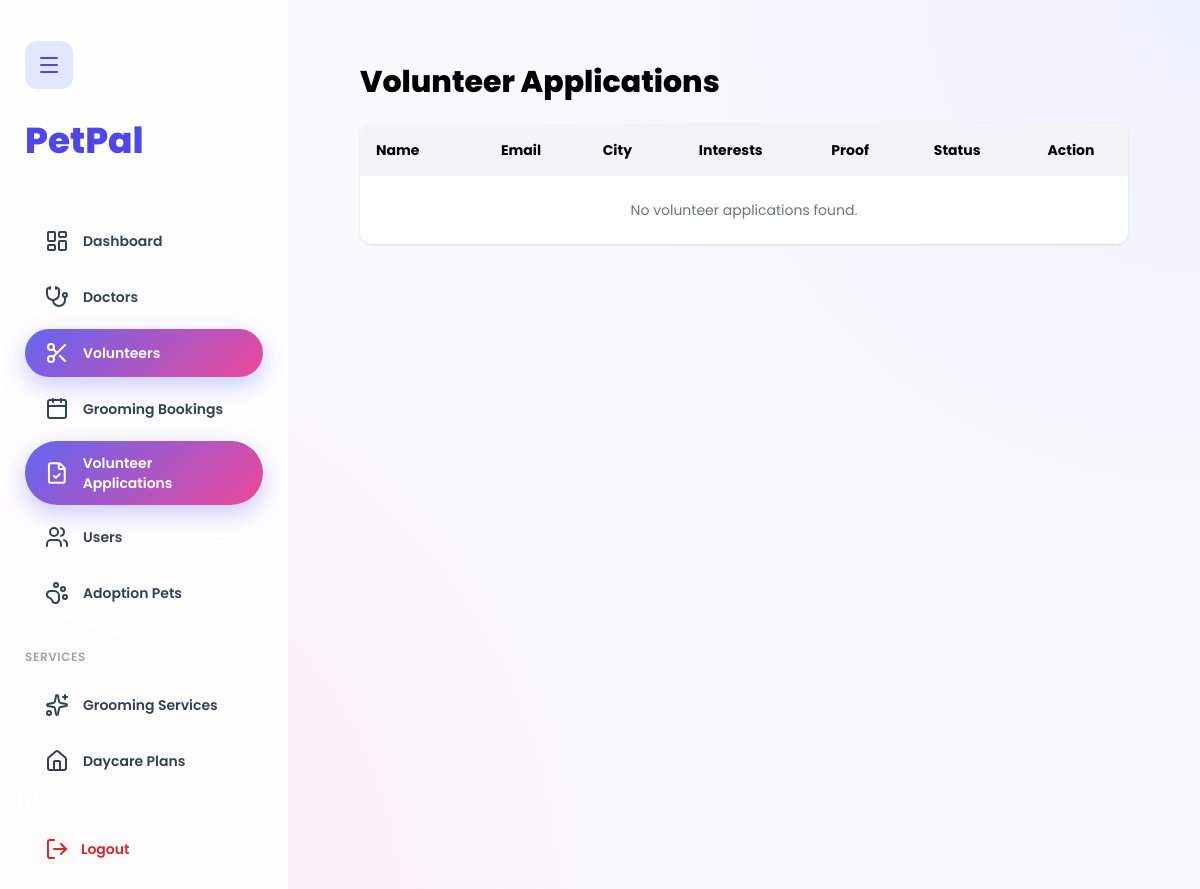
The page /petadmin/volunteer/applications/ (signed in) on the database as committed earlier.
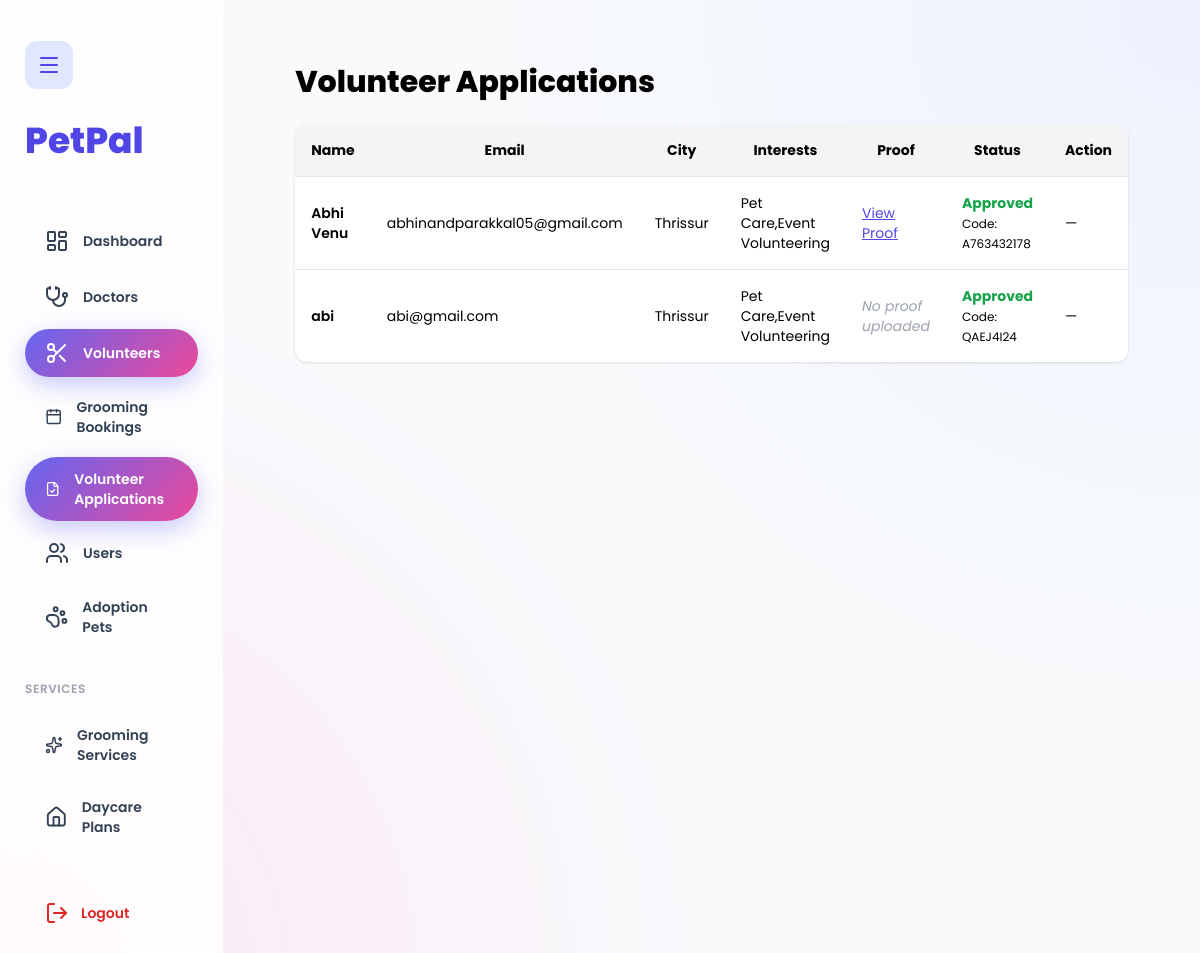
The same page on the database as committed later.
### volunteer/models.py (models this page shows, shortened)
class VolunteerApplication(models.Model):
    STATUS_CHOICES = [
        ("Pending", "Pending"),
        ("Approved", "Approved"),
        ("Rejected", "Rejected"),
    ]
    name = models.CharField(max_length=100)
    email = models.EmailField()
    phone = models.CharField(max_length=15, blank=True)
    city = models.CharField(max_length=100)
    interest = models.CharField(max_length=255)   # multiple interests (comma separated)
    availability = models.CharField(max_length=50)
    reason = models.TextField()
    proof = models.FileField(upload_to="volunteer_proofs/")
    status = models.CharField(
        max_length=20,
        choices=STATUS_CHOICES,
        default="Pending"
    )
    authorization_code = models.CharField(
        max_length=12,
        blank=True,
        null=True
    )
    applied_at = models.DateTimeField(auto_now_add=True)

### Petadmin/views.py (the view)
# urls.py: path("volunteer/applications/",views.volunteerApplicationsAdmin,name="volunteerApplicationsAdmin"),
def volunteerApplicationsAdmin(request):
    if "admin_id" not in request.session:
        return redirect("petadmin:loginAdmin")
    applications = VolunteerApplication.objects.all().order_by("-applied_at")
    return render(
        request,
        "Petadmin/volunteerApplicationsAdmin.html",
        {"applications": applications}
    )

### templates/Petadmin/volunteerApplicationsAdmin.html (shortened to what this page needs)
{% extends "Petadmin/baseadmin.html" %}
{% block content %}
<div class="p-6">
  <h1 class="text-3xl font-extrabold mb-6">
    Volunteer Applications
  </h1>
  <div class="overflow-x-auto bg-white rounded-xl shadow">
    <table class="min-w-full text-sm">
      <thead class="bg-gray-100">
        <tr>
          <th class="p-4 text-left">Name</th>
          <th class="p-4">Email</th>
          <th class="p-4">City</th>
          <th class="p-4">Interests</th>
          <th class="p-4">Proof</th>
          <th class="p-4">Status</th>
          <th class="p-4">Action</th>
        </tr>
      </thead>
      <tbody>
        {% for app in applications %}
        <tr class="border-t">
          <td class="p-4 font-semibold">{{ app.name }}</td>
          <td class="p-4">{{ app.email }}</td>
          <td class="p-4">{{ app.city }}</td>
          <td class="p-4">{{ app.interest }}</td>
         <td class="p-4">
  {% if app.proof %}
    <a href="{{ app.proof.url }}" target="_blank"
       class="text-indigo-600 underline">
      View Proof
    </a>
  {% else %}
    <span class="text-gray-400 italic">No proof uploaded</span>
  {% endif %}
</td>
          <td class="p-4">
            {% if app.status == "Pending" %}
              <span class="text-yellow-600 font-bold">Pending</span>
            {% elif app.status == "Approved" %}
              <span class="text-green-600 font-bold">Approved</span><br>
              <small class="text-xs">Code: {{ app.authorization_code }}</small>
            {% else %}
              <span class="text-red-600 font-bold">Rejected</span>
            {% endif %}
          </td>
          <td class="p-4">
            {% if app.status == "Pending" %}
              <a href="{% url 'petadmin:approveVolunteerApplicationAdmin' app.id %}"
                 class="px-4 py-2 bg-green-600 text-white rounded text-xs">
                Approve
              </a>
              <a href="{% url 'petadmin:rejectVolunteerApplicationAdmin' app.id %}"
                 class="px-4 py-2 bg-red-600 text-white rounded text-xs ml-2">
                Reject
              </a>
            {% else %}
              —
            {% endif %}
          </td>
        </tr>
        {% empty %}
        <tr>
          <td colspan="7" class="p-6 text-center text-gray-500">
            No volunteer applications found.
          </td>
        </tr>
        {% endfor %}
      </tbody>
    </table>
  </div>
</div>
{% endblock %}

Rows that differ between the two databases and show on the page:
added VolunteerApplication: name "Abhi Venu", email "abhinandparakkal05@gmail.com", city "Thrissur", interest "Pet Care,Event Volunteering", authorization_code "A763432178"
added VolunteerApplication: name "abi", email "abi@gmail.com", city "Thrissur", interest "Pet Care,Event Volunteering", shows "No proof uploaded", authorization_code "QAEJ4I24"
Other text that changed with them:
text no longer shown: "No volunteer applications found."
